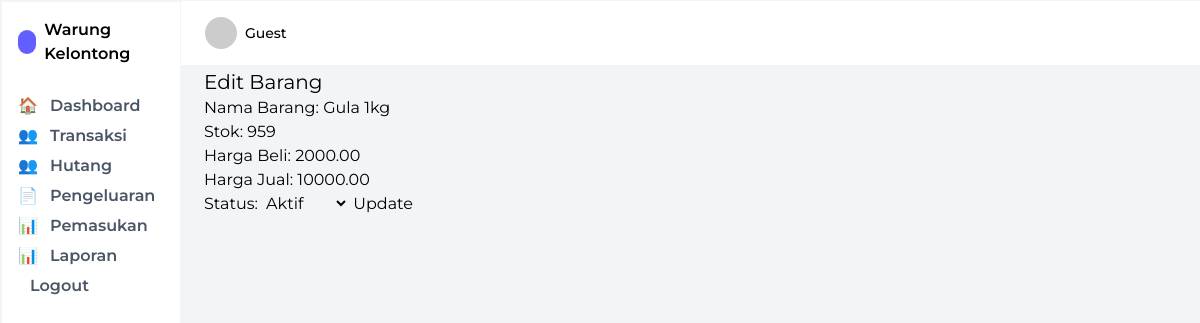
/Views/editBarang.php?id_barang=2 (signed in), run on the app's committed database.
### tables this page shows
CREATE TABLE `barang` (
  `id_barang` int NOT NULL,
  `nama_barang` varchar(100) NOT NULL,
  `stok` int NOT NULL,
  `harga_beli` decimal(12,2) NOT NULL,
  `harga_jual` decimal(12,2) NOT NULL,
  `status` enum('aktif','nonaktif') NOT NULL DEFAULT 'aktif'
);

### Views/editBarang.php (the view, shortened to what this page needs)
<?php
require '../Config/koneksi.php';
$id = $_GET['id_barang'];
$result = mysqli_query($conn, "SELECT * FROM barang WHERE id_barang = $id");
$barang = mysqli_fetch_assoc($result);
include "../Layout/sidebar.php"
?>
<!DOCTYPE html>
<html>
<head>
    <script src="https://cdn.jsdelivr.net/npm/@tailwindcss/browser@4"></script>
</head>
<body class="bg-gray-100 flex flex-1">
    <div class="flex flex-col flex-1">
        <?php include "../Layout/header.php"; ?>
        <main class="flex-1 pt-17 p-6">
            <h1 class="text-xl">Edit Barang</h1>
            <form method="POST">
                Nama Barang: <input type="text" name="nama_barang" value="<?= htmlspecialchars($barang['nama_barang']) ?>" required><br>
                Stok: <input type="number" name="stok" value="<?= $barang['stok'] ?>" required><br>
                Harga Beli: <input type="number" step="0.01" name="harga_beli" value="<?= $barang['harga_beli'] ?>" required><br>
                Harga Jual: <input type="number" step="0.01" name="harga_jual" value="<?= $barang['harga_jual'] ?>" required><br>
                Status: <select name="status">
                    <option value="aktif">Aktif</option>
                </select>
                <button type="submit">Update</button>
            </form>
        </main>
    </div>
</body>
</html>

### Views/editBarang.php (style rules this page uses)
body { font-family: 'Montserrat', sans-serif; }

### data on the page
barang: nama_barang "Gula 1kg", stok "959", harga_beli "2000.00", harga_jual "10000.00"

### other printed values
$_SESSION['username'] "Guest"
